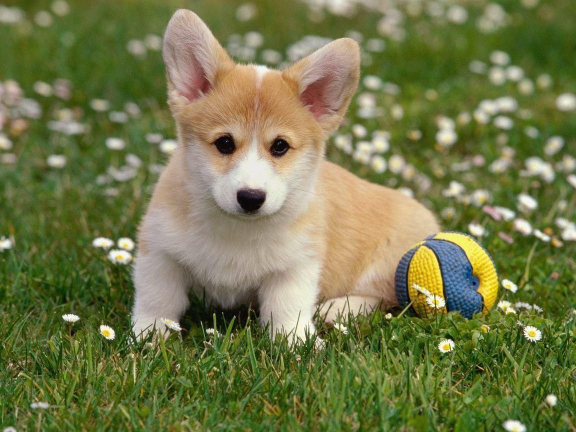
#> input picture cho.jpg, 1152 x 864 px, found by its file name (shown at 1/2 size)
$ python w2-3.py
#> lines starting #> are read from the running program, lines starting #| are printed output that depends on the picture
import cv2

img = cv2.imread('cho.jpg')
#> img is the input picture: shape (864, 1152, 3); mean B, G, R 74.1, 120.5, 116
print("origianl image: " ,img.shape)
#| origianl image:  (864, 1152, 3)
#----->1000 ----> resize image width
#----->650 -----> resize image height
#width
#----------------------->
# |
# |
# |
# |
# |
# |
#- height
image_re = cv2.resize(img,(1000,650))
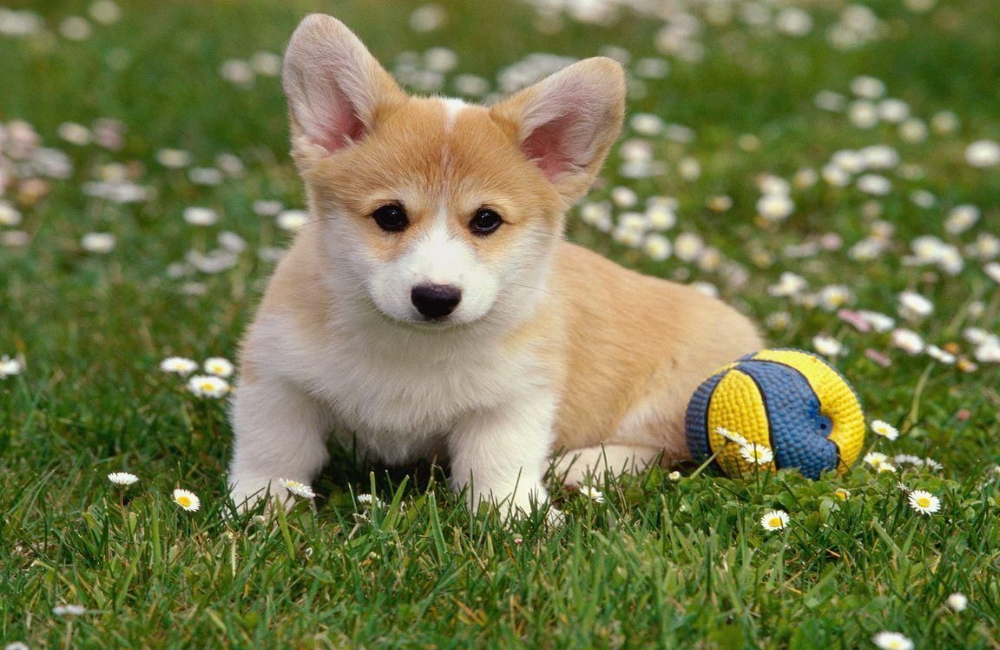
#> image_re: shape (650, 1000, 3); mean B, G, R 74, 120.4, 115.9
print("resize image: " ,image_re.shape)
#| resize image:  (650, 1000, 3)
#crop image
#the first parameter is height and the second is width
img2 = img[200:500,20:700]
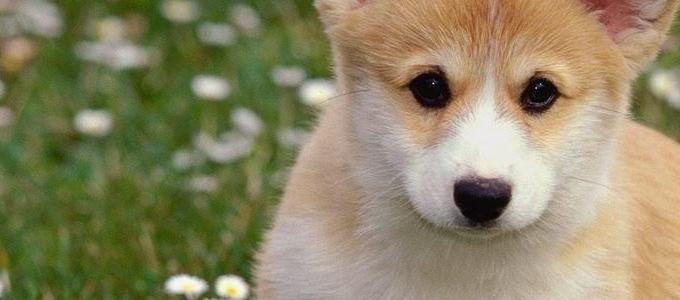
#> img2: shape (300, 680, 3); mean B, G, R 100.1, 133.2, 140.4

cv2.imshow("orignal: ",img)
cv2.imshow("reize_picture: ",img2)
cv2.waitKey(0)
